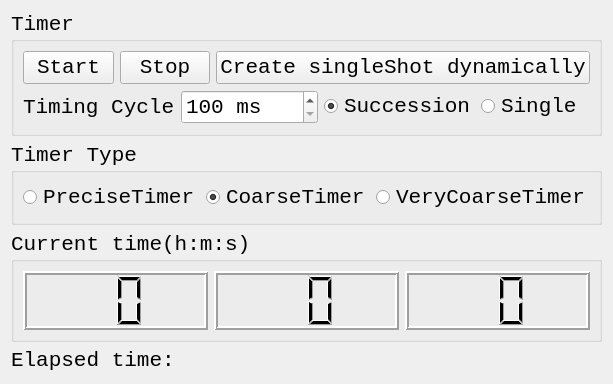
<?xml version="1.0" encoding="UTF-8"?>
<ui version="4.0">
 <class>TestTimerElapsedTimer</class>
 <widget class="QWidget" name="TestTimerElapsedTimer">
  <property name="geometry">
   <rect>
    <x>0</x>
    <y>0</y>
    <width>527</width>
    <height>384</height>
   </rect>
  </property>
  <property name="sizePolicy">
   <sizepolicy hsizetype="Expanding" vsizetype="Expanding">
    <horstretch>0</horstretch>
    <verstretch>0</verstretch>
   </sizepolicy>
  </property>
  <property name="font">
   <font>
    <family>Consolas</family>
    <pointsize>16</pointsize>
   </font>
  </property>
  <property name="windowTitle">
   <string>TestTimerElapsedTimer</string>
  </property>
  <layout class="QVBoxLayout" name="verticalLayout_2">
   <item>
    <widget class="QGroupBox" name="groupBox_01Timer">
     <property name="sizePolicy">
      <sizepolicy hsizetype="Preferred" vsizetype="Fixed">
       <horstretch>0</horstretch>
       <verstretch>0</verstretch>
      </sizepolicy>
     </property>
     <property name="title">
      <string>Timer</string>
     </property>
     <layout class="QVBoxLayout" name="verticalLayout">
      <item>
       <layout class="QHBoxLayout" name="horizontalLayout">
        <item>
         <widget class="QPushButton" name="pushButton_01Start">
          <property name="text">
           <string>Start</string>
          </property>
         </widget>
        </item>
        <item>
         <widget class="QPushButton" name="pushButton_02Stop">
          <property name="text">
           <string>Stop</string>
          </property>
         </widget>
        </item>
        <item>
         <widget class="QPushButton" name="pushButton_03Create">
          <property name="text">
           <string>Create singleShot dynamically</string>
          </property>
         </widget>
        </item>
       </layout>
      </item>
      <item>
       <layout class="QHBoxLayout" name="horizontalLayout_2">
        <item>
         <widget class="QLabel" name="label_01Cycle">
          <property name="text">
           <string>Timing Cycle</string>
          </property>
         </widget>
        </item>
        <item>
         <widget class="QSpinBox" name="spinBox">
          <property name="suffix">
           <string> ms</string>
          </property>
          <property name="minimum">
           <number>100</number>
          </property>
          <property name="maximum">
           <number>60000</number>
          </property>
          <property name="stepType">
           <enum>QAbstractSpinBox::AdaptiveDecimalStepType</enum>
          </property>
         </widget>
        </item>
        <item>
         <widget class="QRadioButton" name="radioButton_01Succession">
          <property name="text">
           <string>Succession</string>
          </property>
          <property name="checked">
           <bool>true</bool>
          </property>
         </widget>
        </item>
        <item>
         <widget class="QRadioButton" name="radioButton_02Single">
          <property name="text">
           <string>Single</string>
          </property>
         </widget>
        </item>
       </layout>
      </item>
     </layout>
    </widget>
   </item>
   <item>
    <widget class="QGroupBox" name="groupBox_02Type">
     <property name="sizePolicy">
      <sizepolicy hsizetype="Preferred" vsizetype="Fixed">
       <horstretch>0</horstretch>
       <verstretch>0</verstretch>
      </sizepolicy>
     </property>
     <property name="title">
      <string>Timer Type</string>
     </property>
     <layout class="QHBoxLayout" name="horizontalLayout_3">
      <item>
       <widget class="QRadioButton" name="radioButton_03Precise">
        <property name="text">
         <string>PreciseTimer</string>
        </property>
       </widget>
      </item>
      <item>
       <widget class="QRadioButton" name="radioButton_04Coarse">
        <property name="text">
         <string>CoarseTimer</string>
        </property>
        <property name="checked">
         <bool>true</bool>
        </property>
       </widget>
      </item>
      <item>
       <widget class="QRadioButton" name="radioButton_05VeryCoarse">
        <property name="text">
         <string>VeryCoarseTimer</string>
        </property>
       </widget>
      </item>
     </layout>
    </widget>
   </item>
   <item>
    <widget class="QGroupBox" name="groupBox_03LCD">
     <property name="sizePolicy">
      <sizepolicy hsizetype="Preferred" vsizetype="Expanding">
       <horstretch>0</horstretch>
       <verstretch>0</verstretch>
      </sizepolicy>
     </property>
     <property name="title">
      <string>Current time(h:m:s)</string>
     </property>
     <layout class="QHBoxLayout" name="horizontalLayout_5">
      <item>
       <widget class="QLCDNumber" name="lcdNumber_01Hour">
        <property name="lineWidth">
         <number>2</number>
        </property>
        <property name="digitCount">
         <number>2</number>
        </property>
        <property name="segmentStyle">
         <enum>QLCDNumber::Filled</enum>
        </property>
       </widget>
      </item>
      <item>
       <widget class="QLCDNumber" name="lcdNumber_02Minute">
        <property name="lineWidth">
         <number>2</number>
        </property>
        <property name="digitCount">
         <number>2</number>
        </property>
        <property name="segmentStyle">
         <enum>QLCDNumber::Filled</enum>
        </property>
       </widget>
      </item>
      <item>
       <widget class="QLCDNumber" name="lcdNumber_03Second">
        <property name="lineWidth">
         <number>2</number>
        </property>
        <property name="digitCount">
         <number>2</number>
        </property>
        <property name="segmentStyle">
         <enum>QLCDNumber::Filled</enum>
        </property>
       </widget>
      </item>
     </layout>
    </widget>
   </item>
   <item>
    <layout class="QHBoxLayout" name="horizontalLayout_4">
     <property name="sizeConstraint">
      <enum>QLayout::SetDefaultConstraint</enum>
     </property>
     <item>
      <widget class="QLabel" name="label_02ElapsedTime">
       <property name="sizePolicy">
        <sizepolicy hsizetype="Fixed" vsizetype="Fixed">
         <horstretch>0</horstretch>
         <verstretch>0</verstretch>
        </sizepolicy>
       </property>
       <property name="text">
        <string>Elapsed time:</string>
       </property>
      </widget>
     </item>
     <item>
      <widget class="QLabel" name="label_03Elapsed">
       <property name="sizePolicy">
        <sizepolicy hsizetype="Preferred" vsizetype="Preferred">
         <horstretch>0</horstretch>
         <verstretch>0</verstretch>
        </sizepolicy>
       </property>
       <property name="text">
        <string/>
       </property>
       <property name="wordWrap">
        <bool>true</bool>
       </property>
      </widget>
     </item>
    </layout>
   </item>
  </layout>
 </widget>
 <resources/>
 <connections/>
</ui>
